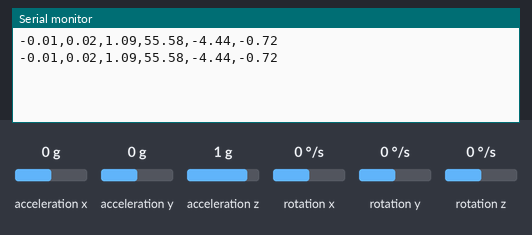
Bench run of a sketch on a simulated ESP32. Shown: the last lines printed to the serial monitor. Wiring (inferred from the names in the program): MPU-6050 motion sensor at I2C address 0x68. The test bench sets the inputs (shaded band); at power-on: acceleration x 0 g, acceleration y 0 g, acceleration z 1 g, rotation x 0 °/s, rotation y 0 °/s, rotation z 0 °/s.

Above: at 1.8 s.
1.9 s: acceleration x set to -1.4 g
At 2.8 s:
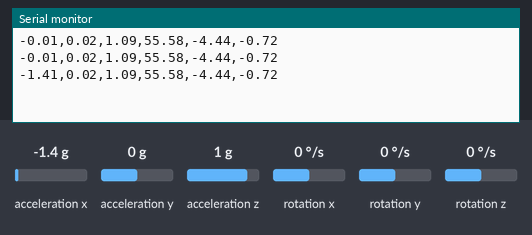
3.4 s: acceleration y set to -1.4 g
At 4.6 s:
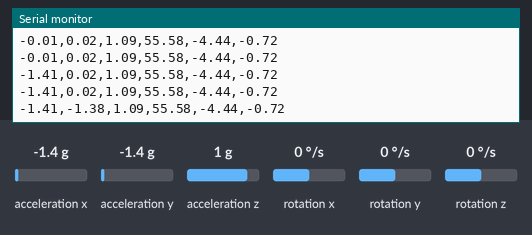
4.9 s: acceleration z set to -1.4 g
At 5.4 s:
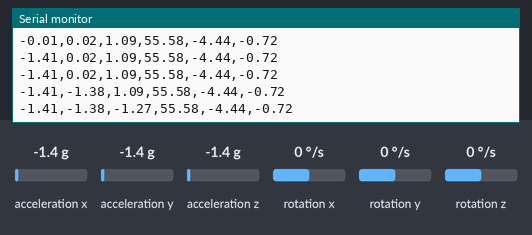
6.4 s: rotation x set to -192 °/s
At 7.7 s:
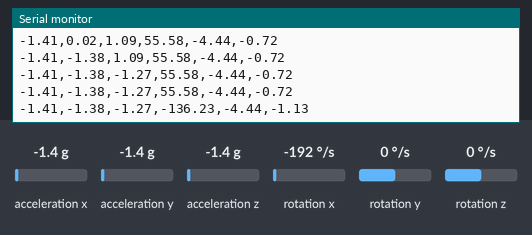
7.9 s: rotation y set to -192 °/s
At 8.8 s:
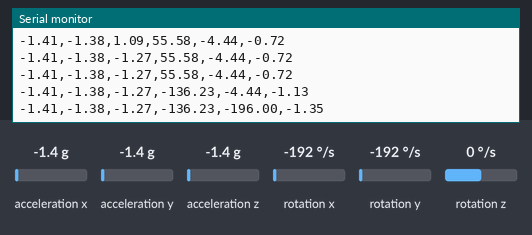
Timing chart, 0 to 10.4 s (numbered marks = the images above; inputs shaded):
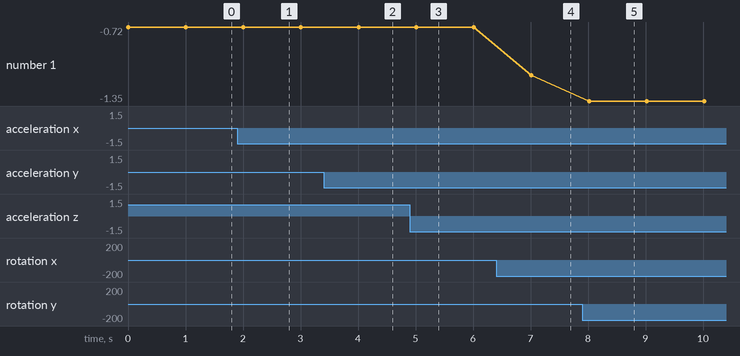

The sketch:

mpu-6050.ino
```cpp
/*
Avtor: Grega Rotar
Namen:
  Komunikacija ESP32 z MPU6050 in izhod v serijsko komunikacijo z možnostjo nastavitve lastnosti kot
  2g, 4g, 8g in 16g ter kot deg/s od 250, 500, 1000 do 2000.
  Prilagaja biase glede na izbrano natančnost.
  Omogoča tudi obsežno kalibracijo z matriko iz Magneto 1.2
*/
#include "mpu6050_const.h"
#include <Wire.h>

// MPU-6050
// pospeskomer spremenljivke
int16_t accelX, accelY, accelZ;
double gForceX, gForceY, gForceZ;
// žiroskop spremenljivke
int16_t gyroX, gyroY, gyroZ;
double rotX, rotY, rotZ;

// I2C za MPU-6050
int mpuAddr = 0x68;
// kalibracijska matrika pridobljena z Magneto 1.2
typedef float Matrix3x3[3][3];
Matrix3x3 mpuCalibMatrix = {
  { 1.000542, 0.000006, 0.002136 },
  { 0.000006, 0.999202, 0.001130 },
  { 0.002136, 0.001130, 0.980568 }
};

void setup() {
  Serial.begin(115200);
  // MPU-6050
  Wire.begin();  // defaultni 21 (SDA) in 22 (SCL) drugace dodaj kot parameter
  setupMpu();
}


String output = "";
unsigned int loopSleep = 1000;
void loop() {

  // bere podatke MPU-6050
  recordAccelRegisters();
  recordGyroRegisters();
  output = String(gForceX) + "," + String(gForceY) + "," + String(gForceZ) + "," + String(rotX) + "," + String(rotY) + "," + String(rotZ);
  Serial.println(output);
  delay(1000);
}

// funkcije za MPU-6050
// mpu6050_const.h vključuje variable za to funkcijo
void setupMpu() {
  // FIXME: dodaj support za to da se nastavi žiroskop in pospeškomer
  // konfiguracija power-ja
  Wire.beginTransmission(mpuAddr);
  Wire.write(0x6B);        // register za power management
  Wire.write(0b00000000);  // nastavi SLEEP register na 0 (glej 4.28)
  Wire.endTransmission();

  // konfiguracija žiroskopa
  Wire.beginTransmission(mpuAddr);
  Wire.write(0x1B);
  // Bit 3 in 4 za konfiguracijo gyroscopa (glej 4.4)
  // 00 (0) +/- 250deg/s
  // 01 (1) +/- 500deg/s
  // 10 (2) +/- 1000deg/s
  // 11 (3) +/- 2000deg/s

  uint8_t gyro_config;
  switch (FS_SEL) {
    case 0:
      gyro_config = 0b00000000;  // nastavljen na +/- 250deg/sec
      break;
    case 1:
      gyro_config = 0b00001000;  // nastavljen na +/- 500deg/sec
      break;
    case 2:
      gyro_config = 0b00010000;  // nastavljen na +/- 1000deg/sec
      break;
    case 3:
      gyro_config = 0b00011000;  // nastavljen na +/- 2000deg/sec
      break;
  }
  Wire.write(gyro_config);
  Wire.endTransmission();

  // konfiguracija pospeškomera
  Wire.beginTransmission(mpuAddr);
  Wire.write(0x1C);
  // 00 (0) +/- 2g
  // 01 (1) +/- 4g
  // 10 (2) +/- 8g
  // 11 (3) +/- 16g
  uint8_t accel_config;
  switch (AFS_SEL) {
    case 0:
      accel_config = 0b00000000;  // nastavljen na +/- 250deg/sec
      break;
    case 1:
      accel_config = 0b00001000;  // nastavljen na +/- 500deg/sec
      break;
    case 2:
      accel_config = 0b00010000;  // nastavljen na +/- 1000deg/sec
      break;
    case 3:
      accel_config = 0b00011000;  // nastavljen na +/- 2000deg/sec
      break;
  }
  Wire.write(accel_config);
  Wire.endTransmission();
}

// zajem podatkov pospeškomera
void recordAccelRegisters() {
  Wire.beginTransmission(mpuAddr);
  Wire.write(0x3B);  // izbran začetni register
  Wire.endTransmission();
  Wire.requestFrom(mpuAddr, 6);  // zahteva accel registre (3B - 40)
  while (Wire.available() < 6)
    ;  // program caka da je na voljo vseh 6 bytov
  accelX = (Wire.read() << 8) | Wire.read();
  accelY = (Wire.read() << 8) | Wire.read();
  accelZ = (Wire.read() << 8) | Wire.read();

  processAccelData();
}

// pretvorba podatkov pospeškomera v berljive vrednosti
void processAccelData() {
  // LSB/g glej poglavje 4.17
  // FIXME: vrednost je določena le ko je accel nastavljen na 2G
  // kalibracija z magneto 1.2 100 podatkov
  // 16384
  // what this is doing is basicly just dividing bias so that it matches current setting of deg/sec
  // FIXME: not the best method. Calibrate it to current settings
  gForceX = (accelX - ((BIAS_ACCEL_X) / (LSB_G_CALIBRATED / LSB_G)));
  gForceY = (accelY - ((BIAS_ACCEL_Y) / (LSB_G_CALIBRATED / LSB_G)));
  gForceZ = (accelZ - ((BIAS_ACCEL_Z) / (LSB_G_CALIBRATED / LSB_G)));

  gForceX = mpuCalibMatrix[0][0] * gForceX + mpuCalibMatrix[0][1] * gForceY + mpuCalibMatrix[0][2] * gForceZ;
  gForceY = mpuCalibMatrix[1][0] * gForceX + mpuCalibMatrix[1][1] * gForceY + mpuCalibMatrix[1][2] * gForceZ;
  gForceZ = mpuCalibMatrix[2][0] * gForceX + mpuCalibMatrix[2][1] * gForceY + mpuCalibMatrix[2][2] * gForceZ;

  gForceX = gForceX / LSB_G;
  gForceY = gForceY / LSB_G;
  gForceZ = gForceZ / LSB_G;
}

// zajem podatkov žiroskopa
void recordGyroRegisters() {
  Wire.beginTransmission(0b1101000);  //I2C address of the MPU
  Wire.write(0x43);                   //izbran začeten register
  Wire.endTransmission();
  Wire.requestFrom(0b1101000, 6);  //zahteva gyro registere (43 - 48)
  while (Wire.available() < 6)
    ;
  gyroX = Wire.read() << 8 | Wire.read();
  gyroY = Wire.read() << 8 | Wire.read();
  gyroZ = Wire.read() << 8 | Wire.read();
  processGyroData();
}

// pretvorba podatkov žiroskopa v berljive vrednosti
void processGyroData() {
  // LSB/deg/s glej poglavje 4.19
  // what this is doing is basicly just dividing bias so that it matches current setting of deg/sec
  // FIXME: not the best method. Calibrate it to current settings
  // FIXME: i dont know if this matrix is the best for gyro data to
  rotX = (gyroX - ((BIAS_GYRO_X) / (LSB_DEG_CALIBRATED / LSB_DEG)));
  rotY = (gyroY - ((BIAS_GYRO_Y) / (LSB_DEG_CALIBRATED / LSB_DEG)));
  rotZ = (gyroZ - ((BIAS_GYRO_Z) / (LSB_DEG_CALIBRATED / LSB_DEG)));

  rotX = mpuCalibMatrix[0][0] * rotX + mpuCalibMatrix[0][1] * rotY + mpuCalibMatrix[0][2] * rotZ;
  rotY = mpuCalibMatrix[1][0] * rotX + mpuCalibMatrix[1][1] * rotY + mpuCalibMatrix[1][2] * rotZ;
  rotZ = mpuCalibMatrix[2][0] * rotX + mpuCalibMatrix[2][1] * rotY + mpuCalibMatrix[2][2] * rotZ;

  rotX = rotX / LSB_DEG;
  rotY = rotY / LSB_DEG;
  rotZ = rotZ / LSB_DEG;
}
```

mpu6050_const.h
```cpp
// for MPU-6050
// values for 250deg/s
// #define BIAS_GYRO_X -7651
// #define BIAS_GYRO_Y 545
// #define BIAS_GYRO_Z 80
#define BIAS_GYRO_X -911.125
#define BIAS_GYRO_Y 72.875
#define BIAS_GYRO_Z 14

#define BIAS_ACCEL_X 160.156425
#define BIAS_ACCEL_Y -294.984133
#define BIAS_ACCEL_Z -1871.282168

// gyroscope range
// FS_SEL Full Scale Range LSB Sensitivity
// 0 ± 250 °/s 131 LSB/°/s
// 1 ± 500 °/s 65.5 LSB/°/s
// 2 ± 1000 °/s 32.8 LSB/°/s
// 3 ± 2000 °/s 16.4 LSB/°/s
#define FS_SEL 3
#if FS_SEL == 0 // ± 250 °/s
#define LSB_DEG 131.0
#elif FS_SEL == 1 // ± 500 °/s
#define LSB_DEG 65.5
#elif FS_SEL == 2 // ± 1000 °/s
#define LSB_DEG 32.8
#elif FS_SEL == 3 // ± 2000 °/s
#define LSB_DEG 16.4
#endif
#define LSB_DEG_CALIBRATED 16.4 // setting / value used when calibrating nof LSB

// accelometer range
// AFS_SEL Full Scale Range LSB Sensitivity
// 0 ±2g 16384 LSB/g
// 1 ±4g 8192 LSB/g
// 2 ±8g 4096 LSB/g
// 3 ±16g 2048 LSB/g
#define AFS_SEL 2
#if AFS_SEL == 0 // ±2g
#define LSB_G 16384.0
#elif AFS_SEL == 1 // ±4g
#define LSB_G 8192.0
#elif AFS_SEL == 2 // ±8g
#define LSB_G 4096.0
#elif AFS_SEL == 3 // ±16g
#define LSB_G 2048.0
#endif
#define LSB_G_CALIBRATED 16384.0 // setting / value used when calibrating
```

Measured:
- after the input at 1.9 s, the serial monitor: prints a new line after 0.11 s (image 1)
- after the input at 3.4 s, the serial monitor: prints a new line after 0.61 s (image 2)
- after the input at 4.9 s, the serial monitor: prints a new line after 0.11 s (image 3)
- after the input at 6.4 s, the serial monitor: prints a new line after 0.62 s (image 4)
- after the input at 7.9 s, the serial monitor: prints a new line after 0.12 s (image 5)
- plotted number 1: -0.72 → -1.13 after the input at 6.4 s, -1.13 → -1.35 after the input at 7.9 s
